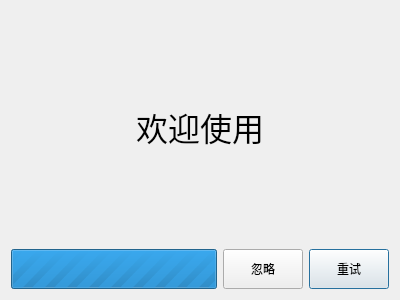
<?xml version="1.0" encoding="UTF-8"?>
<ui version="4.0">
 <class>StartUpDialog</class>
 <widget class="QDialog" name="StartUpDialog">
  <property name="geometry">
   <rect>
    <x>0</x>
    <y>0</y>
    <width>400</width>
    <height>300</height>
   </rect>
  </property>
  <property name="windowTitle">
   <string>Dialog</string>
  </property>
  <layout class="QGridLayout" name="gridLayout">
   <item row="2" column="0">
    <spacer name="verticalSpacer">
     <property name="orientation">
      <enum>Qt::Vertical</enum>
     </property>
     <property name="sizeHint" stdset="0">
      <size>
       <width>20</width>
       <height>40</height>
      </size>
     </property>
    </spacer>
   </item>
   <item row="1" column="0" colspan="3">
    <widget class="QLabel" name="label">
     <property name="font">
      <font>
       <family>宋体</family>
       <pointsize>24</pointsize>
      </font>
     </property>
     <property name="text">
      <string>欢迎使用</string>
     </property>
     <property name="alignment">
      <set>Qt::AlignCenter</set>
     </property>
    </widget>
   </item>
   <item row="3" column="0">
    <widget class="QProgressBar" name="progressBar">
     <property name="minimumSize">
      <size>
       <width>0</width>
       <height>40</height>
      </size>
     </property>
     <property name="maximum">
      <number>0</number>
     </property>
     <property name="value">
      <number>0</number>
     </property>
     <property name="textVisible">
      <bool>false</bool>
     </property>
    </widget>
   </item>
   <item row="3" column="2">
    <widget class="QPushButton" name="btn_continue">
     <property name="minimumSize">
      <size>
       <width>0</width>
       <height>40</height>
      </size>
     </property>
     <property name="maximumSize">
      <size>
       <width>16777215</width>
       <height>16777215</height>
      </size>
     </property>
     <property name="text">
      <string>重试</string>
     </property>
    </widget>
   </item>
   <item row="0" column="0">
    <spacer name="verticalSpacer_2">
     <property name="orientation">
      <enum>Qt::Vertical</enum>
     </property>
     <property name="sizeHint" stdset="0">
      <size>
       <width>20</width>
       <height>40</height>
      </size>
     </property>
    </spacer>
   </item>
   <item row="3" column="1">
    <widget class="QPushButton" name="btn_ignore">
     <property name="minimumSize">
      <size>
       <width>0</width>
       <height>40</height>
      </size>
     </property>
     <property name="text">
      <string>忽略</string>
     </property>
    </widget>
   </item>
  </layout>
 </widget>
 <resources/>
 <connections/>
</ui>
